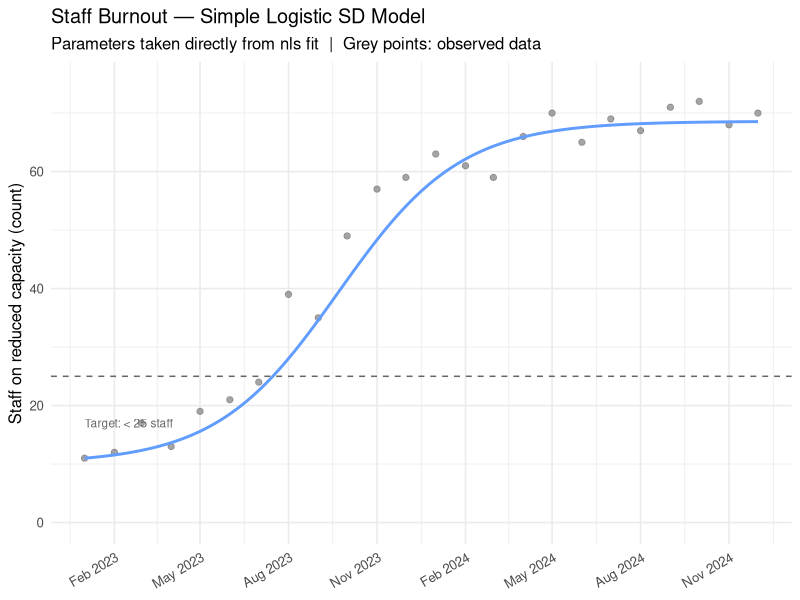
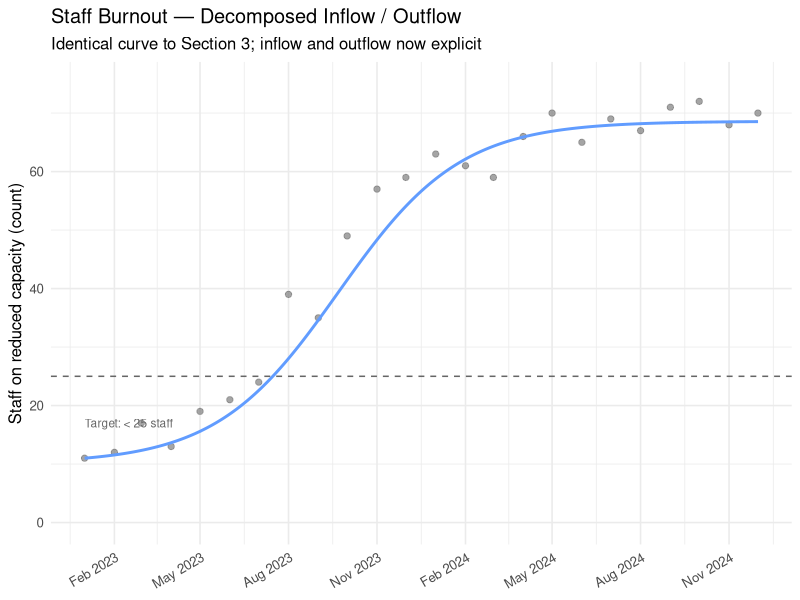
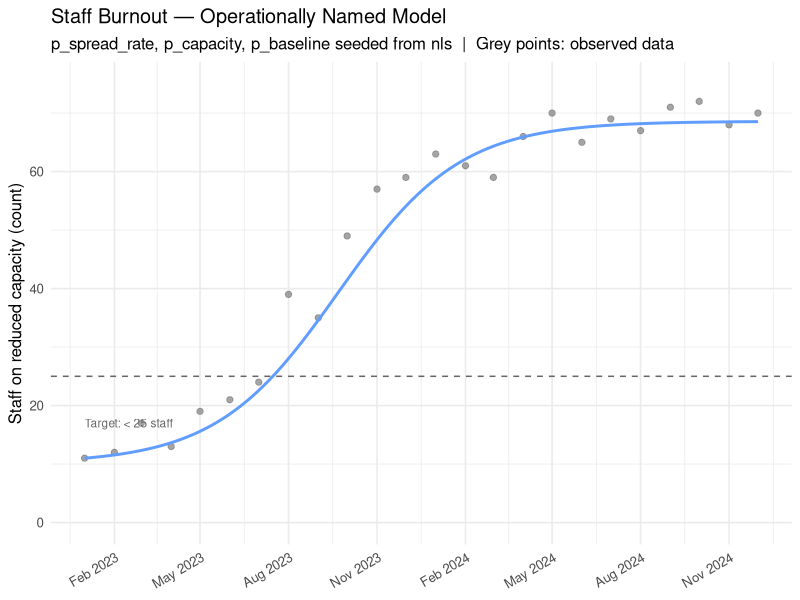
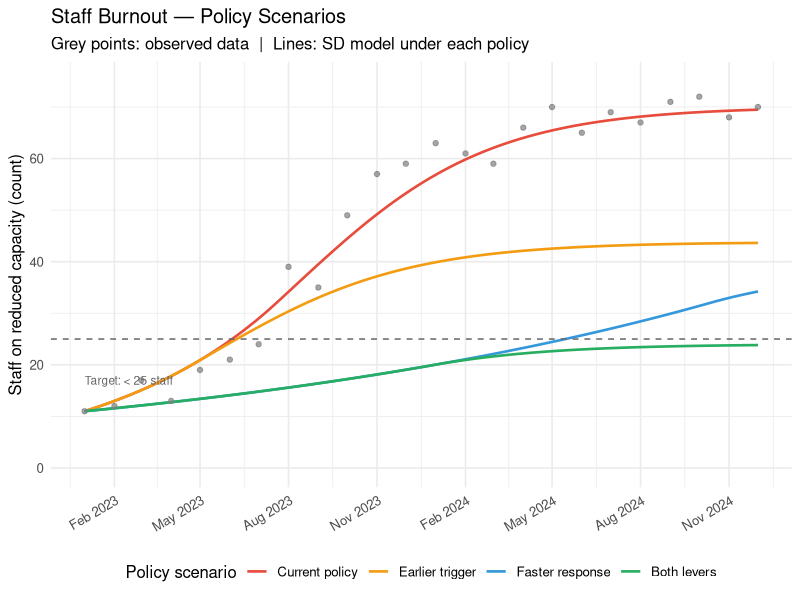
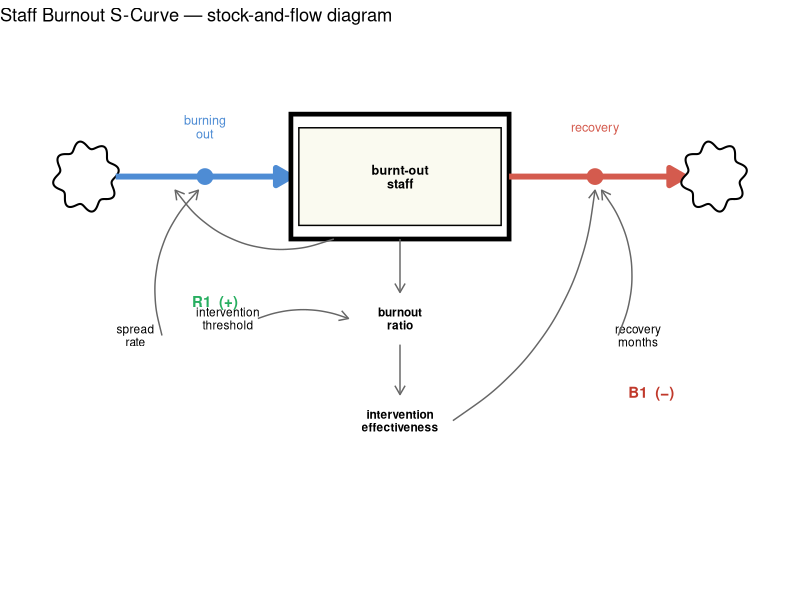

The R source for these figures, in order:
library(tidyverse)
library(deSolve)

# ── Scenario ──────────────────────────────────────────────────────────────────
#
# A technology company has undergone a round of redundancies, reducing
# headcount from 200 to 150. At the start of the observation period, 11 staff
# are already on reduced capacity due to burnout — a pre-existing condition
# made worse by the layoffs. As workload pressure mounts on the remaining team,
# burnout begins to spread.
#
# Two feedback loops drive the system:
#
#   R1 (+): Burnt-out staff reduce team capacity → remaining healthy staff
#           absorb extra workload → higher stress → more staff burn out
#
#   B1 (−): Rising burnout count → management deploys support measures
#           (contractors, reduced scope, wellness programmes) →
#           shorter effective recovery time → staff return to capacity
#
# The problem in this data:
#   - B1 kicks in too late  (management escalates only when > 32 staff affected)
#   - The resulting equilibrium is too high (~ 50 staff; target is < 25)
#
# Organisational levers:
#   (a) WHEN to trigger the support response  → B1 intervention threshold
#   (b) HOW QUICKLY support is deployed       → effective recovery time
#
# ─────────────────────────────────────────────────────────────────────────────

# ── Logistic fit summary (from part 1 — nls / SSfpl) ─────────────────────────

tibble(
  parameter = c("K — upper asymptote", "L — lower asymptote", "r (growth rate)", "t0 (inflection month)"),
  value     = c(68.6, 10.1, 0.480, 8.8)
) |> print()

raw_data <- tribble(
  ~period,   ~burnt_out_staff,
  "Jan-23",  11,
  "Feb-23",  12,
  "Mar-23",  17,
  "Apr-23",  13,
  "May-23",  19,
  "Jun-23",  21,
  "Jul-23",  24,
  "Aug-23",  39,
  "Sep-23",  35,
  "Oct-23",  49,
  "Nov-23",  57,
  "Dec-23",  59,
  "Jan-24",  63,
  "Feb-24",  61,
  "Mar-24",  59,
  "Apr-24",  66,
  "May-24",  70,
  "Jun-24",  65,
  "Jul-24",  69,
  "Aug-24",  67,
  "Sep-24",  71,
  "Oct-24",  72,
  "Nov-24",  68,
  "Dec-24",  70
)

print(raw_data)

# ── Step 2: Reshape to tidy format ────────────────────────────────────────────

tidy_data <- raw_data |>
  mutate(date = as.Date(paste0("01-", period), format = "%d-%b-%y")) |>
  arrange(date) |>
  mutate(t = row_number())

# ------------------------------------------------------------------------------
# SECTION 3: simple logistic SD model from nls parameters
# ------------------------------------------------------------------------------

# The nls fit gives us K, L, r, and t0 directly. The ODE that produces the
# same S-shaped trajectory is just the logistic growth equation:
#
#   ds/dt = r * (s − L) * (1 − (s − L) / (K − L))
#
# (s − L) is how far above the baseline the stock currently sits.
# (1 − (s − L)/(K − L)) is how much room is left before the ceiling K.
# When s is near L the second term ≈ 1 and growth is near-exponential.
# When s approaches K the second term → 0 and growth halts.
#
# No auxiliary variables, no threshold logic — just the three nls parameters
# plugged straight into one net-flow formula.

p_K <- 68.6
p_L <- 10.1
p_r <- 0.480

logistic_model <- function(time, stocks, params) {
  with(as.list(c(stocks, params)), {
    f_net <- p_r * (s_burnt_out - p_L) * (1 - (s_burnt_out - p_L) / (p_K - p_L))
    list(c(f_net))
  })
}

sim_logistic <- ode(
  y      = c(s_burnt_out = 11),
  times  = seq(1, 24, by = 0.1),
  parms  = c(p_K = p_K, p_L = p_L, p_r = p_r),
  func   = logistic_model,
  method = "rk4"
) |>
  as_tibble() |>
  mutate(
    time        = as.numeric(time),
    s_burnt_out = as.numeric(s_burnt_out),
    date        = as.Date("2023-01-01") + (time - 1) * 30.44
  )

ggplot() +
  geom_point(data = tidy_data,
             aes(x = date, y = burnt_out_staff),
             colour = "grey50", size = 1.8, alpha = 0.7) +
  geom_line(data = sim_logistic,
            aes(x = date, y = s_burnt_out),
            colour = "#619CFF", linewidth = 1.0) +
  geom_hline(yintercept = 25, linetype = "dashed",
             colour = "grey40", linewidth = 0.5) +
  annotate("text", x = as.Date("2023-01-01"), y = 17,
           label = "Target: < 25 staff", colour = "grey40",
           size = 3, hjust = 0) +
  scale_y_continuous(limits = c(0, 75)) +
  scale_x_date(date_labels = "%b %Y", date_breaks = "3 months") +
  labs(
    title    = "Staff Burnout — Simple Logistic SD Model",
    subtitle = "Parameters taken directly from nls fit  |  Grey points: observed data",
    x        = NULL,
    y        = "Staff on reduced capacity (count)"
  ) +
  theme_minimal(base_size = 12) +
  theme(axis.text.x = element_text(angle = 30, hjust = 1))


# ------------------------------------------------------------------------------
# SECTION 3a: decompose the net flow into explicit inflow and outflow
# ------------------------------------------------------------------------------

# Expanding r*(s−L)*(1−(s−L)/(K−L)) algebraically gives two terms:
#
#   f_in  = r * (s − L)              ← R1: contagion scales with active burnout
#   f_out = r * (s − L)² / (K − L)  ← B1: recovery drag grows as capacity fills
#
# The curve is identical to Section 3 — only the structure is now visible.
# Both flows share r, so the spread rate cancels at equilibrium:
#   setting f_in = f_out → s* = L + (K − L) = K
# The equilibrium is determined purely by K and L, not by r.
# r controls only the speed of approach, not where the system ends up.

logistic_decomposed <- function(time, stocks, params) {
  with(as.list(c(stocks, params)), {
    f_in  <- p_r * (s_burnt_out - p_L)
    f_out <- p_r * (s_burnt_out - p_L)^2 / (p_K - p_L)
    list(c(f_in - f_out), inflow = f_in, outflow = f_out)
  })
}

sim_decomposed <- ode(
  y      = c(s_burnt_out = 11),
  times  = seq(1, 24, by = 0.1),
  parms  = c(p_K = p_K, p_L = p_L, p_r = p_r),
  func   = logistic_decomposed,
  method = "rk4"
) |>
  as_tibble() |>
  mutate(
    time        = as.numeric(time),
    s_burnt_out = as.numeric(s_burnt_out),
    date        = as.Date("2023-01-01") + (time - 1) * 30.44
  )

ggplot() +
  geom_point(data = tidy_data,
             aes(x = date, y = burnt_out_staff),
             colour = "grey50", size = 1.8, alpha = 0.7) +
  geom_line(data = sim_decomposed,
            aes(x = date, y = s_burnt_out),
            colour = "#619CFF", linewidth = 1.0) +
  geom_hline(yintercept = 25, linetype = "dashed",
             colour = "grey40", linewidth = 0.5) +
  annotate("text", x = as.Date("2023-01-01"), y = 17,
           label = "Target: < 25 staff", colour = "grey40",
           size = 3, hjust = 0) +
  scale_y_continuous(limits = c(0, 75)) +
  scale_x_date(date_labels = "%b %Y", date_breaks = "3 months") +
  labs(
    title    = "Staff Burnout — Decomposed Inflow / Outflow",
    subtitle = "Identical curve to Section 3; inflow and outflow now explicit",
    x        = NULL,
    y        = "Staff on reduced capacity (count)"
  ) +
  theme_minimal(base_size = 12) +
  theme(axis.text.x = element_text(angle = 30, hjust = 1))


# ------------------------------------------------------------------------------
# SECTION 3b: rename flows and parameters to operational language
# ------------------------------------------------------------------------------

# Same model as 3a with organisational names:
#
#   r       → p_spread_rate   monthly rate at which burnout spreads through the team
#   K − L   → p_capacity      how many additional staff can be affected before
#                              density-dependent recovery arrests further growth
#   L       → p_baseline      pre-existing burnout at the start of observation
#
# Seeded from nls:
#   p_spread_rate = r         = 0.480
#   p_capacity    = K − L     = 68.6 − 10.1 = 58.5
#   p_baseline    = L         = 10.1
#
# Equilibrium: s* = p_baseline + p_capacity = 10.1 + 58.5 = 68.6
# To reach target K < 25, management would need p_capacity < 14.9 —
# a 75% reduction. That motivates the richer threshold model in Section 4,
# which gives independent levers on both the speed and the ceiling.

model_burnout_simple <- function(time, stocks, params) {
  with(as.list(c(stocks, params)), {
    f_burning_out <- p_spread_rate * (s_burnt_out - p_baseline)
    f_recovering  <- p_spread_rate * (s_burnt_out - p_baseline)^2 / p_capacity
    list(c(f_burning_out - f_recovering),
         burning_out = f_burning_out,
         recovering  = f_recovering)
  })
}

sim_simple <- ode(
  y      = c(s_burnt_out = 11),
  times  = seq(1, 24, by = 0.1),
  parms  = c(p_spread_rate = 0.480, p_capacity = 58.5, p_baseline = 10.1),
  func   = model_burnout_simple,
  method = "rk4"
) |>
  as_tibble() |>
  mutate(
    time        = as.numeric(time),
    s_burnt_out = as.numeric(s_burnt_out),
    date        = as.Date("2023-01-01") + (time - 1) * 30.44
  )

ggplot() +
  geom_point(data = tidy_data,
             aes(x = date, y = burnt_out_staff),
             colour = "grey50", size = 1.8, alpha = 0.7) +
  geom_line(data = sim_simple,
            aes(x = date, y = s_burnt_out),
            colour = "#619CFF", linewidth = 1.0) +
  geom_hline(yintercept = 25, linetype = "dashed",
             colour = "grey40", linewidth = 0.5) +
  annotate("text", x = as.Date("2023-01-01"), y = 17,
           label = "Target: < 25 staff", colour = "grey40",
           size = 3, hjust = 0) +
  scale_y_continuous(limits = c(0, 75)) +
  scale_x_date(date_labels = "%b %Y", date_breaks = "3 months") +
  labs(
    title    = "Staff Burnout — Operationally Named Model",
    subtitle = "p_spread_rate, p_capacity, p_baseline seeded from nls  |  Grey points: observed data",
    x        = NULL,
    y        = "Staff on reduced capacity (count)"
  ) +
  theme_minimal(base_size = 12) +
  theme(axis.text.x = element_text(angle = 30, hjust = 1))


# ------------------------------------------------------------------------------
# SECTION 4: SD model with policy and operational levers
# ------------------------------------------------------------------------------

# ── Structure ─────────────────────────────────────────────────────────────────
#
# One stock: s_burnt_out_staff
#
#   f_burning_out  [R1, +]
#     Stress contagion: each burnt-out person reduces team capacity, loading
#     extra pressure onto healthy colleagues and accelerating further burnout.
#
#   f_recovery     [B1, −]
#     Management support: once the count exceeds the intervention threshold,
#     leadership brings in additional resource — shortening the effective
#     recovery window. Mirrors c_policy_effectiveness from tut-09-outline.
#
# ── Implied equilibrium ───────────────────────────────────────────────────────
#   K = p_intervention_threshold × p_spread_rate × p_recovery_months
#
# ── Levers ────────────────────────────────────────────────────────────────────
#   p_intervention_threshold  — staff count that triggers escalated support
#   p_recovery_months         — baseline months to return to capacity

model_burnout <- function(time, stocks, params) {
  with(as.list(c(stocks, params)), {
    
    c_intervention_effectiveness <- min(
      p_intervention_threshold / max(s_burnt_out_staff, 0.001), 1
    )
    
    # R1: stress contagion spreads burnout through the team
    f_burning_out <- s_burnt_out_staff * p_spread_rate
    
    # B1: management support; effective recovery window contracts above threshold
    f_recovery <- s_burnt_out_staff /
      (p_recovery_months * c_intervention_effectiveness)
    
    ds_burnt_out_staff_dt <- f_burning_out - f_recovery
    
    return(list(
      c(ds_burnt_out_staff_dt),
      burning_out                = f_burning_out,
      recovery                   = f_recovery,
      intervention_effectiveness = c_intervention_effectiveness
    ))
  })
}

# ── Scenarios ─────────────────────────────────────────────────────────────────
# Implied K = p_intervention_threshold × p_spread_rate × p_recovery_months

scenarios <- list(
  `Current policy`  = c(p_spread_rate = 0.30, p_recovery_months = 7.3, p_intervention_threshold = 32),
  `Earlier trigger` = c(p_spread_rate = 0.30, p_recovery_months = 7.3, p_intervention_threshold = 20),
  `Faster response` = c(p_spread_rate = 0.30, p_recovery_months = 4.0, p_intervention_threshold = 32),
  `Both levers`     = c(p_spread_rate = 0.30, p_recovery_months = 4.0, p_intervention_threshold = 20)
)

stocks      <- c(s_burnt_out_staff = 11)
sim_time    <- seq(1, 24, by = 0.1)
origin_date <- as.Date("2023-01-01")

sim_results <- imap_dfr(scenarios, function(params, label) {
  ode(y = stocks, times = sim_time, func = model_burnout,
      parms = params, method = "rk4") |>
    as_tibble() |>
    transmute(
      scenario        = label,
      time            = as.numeric(time),
      date            = origin_date + (time - 1) * 30.44,
      burnt_out_staff = as.numeric(s_burnt_out_staff)
    )
}) |>
  mutate(scenario = factor(scenario, levels = names(scenarios)))

sim_results |>
  group_by(scenario) |>
  filter(time == max(time)) |>
  transmute(scenario, equilibrium_count = round(burnt_out_staff, 1)) |>
  print()

ggplot(sim_results, aes(x = date, y = burnt_out_staff, colour = scenario)) +
  geom_line(linewidth = 0.9) +
  geom_point(
    data = tidy_data,
    aes(x = date, y = burnt_out_staff),
    colour = "grey50", size = 1.5, alpha = 0.7, inherit.aes = FALSE
  ) +
  geom_hline(yintercept = 25, linetype = "dashed",
             colour = "grey40", linewidth = 0.5) +
  annotate("text", x = origin_date, y = 17,
           label = "Target: < 25 staff", colour = "grey40",
           size = 3, hjust = 0) +
  scale_y_continuous(limits = c(0, 75)) +
  scale_x_date(date_labels = "%b %Y", date_breaks = "3 months") +
  scale_colour_manual(values = c(
    "Current policy"  = "#E74C3C",
    "Earlier trigger" = "#F39C12",
    "Faster response" = "#3498DB",
    "Both levers"     = "#27AE60"
  )) +
  labs(
    title    = "Staff Burnout — Policy Scenarios",
    subtitle = "Grey points: observed data  |  Lines: SD model under each policy",
    x        = NULL,
    y        = "Staff on reduced capacity (count)",
    colour   = "Policy scenario"
  ) +
  theme_minimal(base_size = 12) +
  theme(
    legend.position = "bottom",
    axis.text.x     = element_text(angle = 30, hjust = 1)
  )

# ── Equilibrium by scenario ───────────────────────────────────────────────────
#
#   Scenario          K (implied)   Equilibrium (simulated)
#   ──────────────────────────────────────────────────────────────────────
#   Current policy      70.1            ~ 70       above target  (matches K_hat)
#   Earlier trigger     43.8            ~ 44       above target
#   Faster response     38.4            ~ 38       above target
#   Both levers         24.0            ~ 24       below target of 25 ✓
#
# Note on the "Faster response" lever: p_recovery_months cannot be reduced
# below 1/p_spread_rate (= 3.33 months) without making the net flow negative
# even below the intervention threshold — the spread rate must dominate
# naturally for the S-curve to form. Reducing from 7.3 → 4.0 months
# represents a significant but achievable improvement through contractor
# resource, occupational health support, and flexible working arrangements.
#
# Neither single lever reaches the target of 25. Only pulling both together
# brings the equilibrium below it, demonstrating that the burnout trajectory
# is a structural problem encoded in how late and how weakly the organisation
# responds — not an unavoidable consequence of the redundancies.


# ── Stock-and-flow diagram ────────────────────────────────────────────────────

make_cloud <- function(cx, cy, w = 0.45, h = 0.28) {
  theta <- seq(0, 2 * pi, length.out = 200)
  bump  <- 1 + 0.12 * sin(8 * theta)
  tibble(x = cx + w * bump * cos(theta), y = cy + h * bump * sin(theta))
}

flow_arrow <- arrow(length = unit(0.44, "cm"), type = "closed")
info_arrow <- arrow(length = unit(0.26, "cm"), type = "open")

burning_valve_x <- 2.55
burning_valve_y <- 4.0
recovery_valve_x  <- 8.45
recovery_valve_y  <- 4.0

ggplot() +
  # Source cloud
  geom_polygon(data = make_cloud(0.75, burning_valve_y), aes(x, y),
               fill = "white", colour = "black", linewidth = 0.7) +
  # Burning out — inflow (R1)
  annotate("segment", x = 1.2, xend = 3.85,
           y = burning_valve_y, yend = burning_valve_y,
           linewidth = 2, colour = "#4e8cd4", arrow = flow_arrow) +
  annotate("point", x = burning_valve_x, y = burning_valve_y,
           size = 5, colour = "#4e8cd4") +
  annotate("text", x = burning_valve_x, y = 4.44,
           label = "burning\nout", size = 3.2, colour = "#4e8cd4",
           lineheight = 0.9) +
  # Stock
  annotate("rect", xmin = 3.85, xmax = 7.15, ymin = 3.45, ymax = 4.55,
           fill = "white", colour = "black", linewidth = 1.6) +
  annotate("rect", xmin = 3.97, xmax = 7.03, ymin = 3.57, ymax = 4.43,
           fill = "#fafaf0", colour = "black", linewidth = 0.5) +
  annotate("text", x = 5.5, y = 4.0, label = "burnt-out\nstaff",
           size = 3.2, fontface = "bold", lineheight = 0.9) +
  # Recovery — outflow (B1)
  annotate("segment", x = 7.15, xend = 9.8,
           y = recovery_valve_y, yend = recovery_valve_y,
           linewidth = 2, colour = "#d45b4e", arrow = flow_arrow) +
  annotate("point", x = recovery_valve_x, y = recovery_valve_y,
           size = 5, colour = "#d45b4e") +
  annotate("text", x = recovery_valve_x, y = 4.44,
           label = "recovery", size = 3.2, colour = "#d45b4e",
           lineheight = 0.9) +
  # Sink cloud
  geom_polygon(data = make_cloud(10.25, recovery_valve_y), aes(x, y),
               fill = "white", colour = "black", linewidth = 0.7) +
  
  # Auxiliary chain (bold — calculated converters)
  annotate("text", x = 5.5, y = 2.75, label = "burnout\nratio",
           size = 3.0, fontface = "bold", lineheight = 0.9) +
  annotate("text", x = 5.5, y = 1.85, label = "intervention\neffectiveness",
           size = 3.0, fontface = "bold", lineheight = 0.9) +
  
  # Parameters (plain text)
  annotate("text", x = 1.5,  y = 2.6,  label = "spread\nrate",
           size = 3.0, lineheight = 0.9) +
  annotate("text", x = 9.1,  y = 2.6,  label = "recovery\nmonths",
           size = 3.0, lineheight = 0.9) +
  annotate("text", x = 2.9,  y = 2.75, label = "intervention\nthreshold",
           size = 3.0, lineheight = 0.9) +
  
  # Info: vertical chain — stock ↓ burnout ratio ↓ intervention effectiveness
  annotate("segment", x = 5.5, xend = 5.5, y = 3.45, yend = 2.98,
           colour = "grey40", linewidth = 0.5, arrow = info_arrow) +
  annotate("segment", x = 5.5, xend = 5.5, y = 2.52, yend = 2.08,
           colour = "grey40", linewidth = 0.5, arrow = info_arrow) +
  
  # Info: intervention threshold → burnout ratio
  geom_curve(
    data = data.frame(x = 3.35, y = 2.75, xend = 4.72, yend = 2.75),
    aes(x = x, y = y, xend = xend, yend = yend),
    curvature = -0.2, colour = "grey40", linewidth = 0.5, arrow = info_arrow
  ) +
  # Info: intervention effectiveness → recovery valve (B1)
  geom_curve(
    data = data.frame(x = 6.3, y = 1.85,
                      xend = recovery_valve_x, yend = recovery_valve_y - 0.12),
    aes(x = x, y = y, xend = xend, yend = yend),
    curvature = 0.25, colour = "grey40", linewidth = 0.5, arrow = info_arrow
  ) +
  # Info: stock → burning-out valve (R1 reinforcing loop)
  geom_curve(
    data = data.frame(x = 4.5, y = 3.45,
                      xend = 2.1, yend = burning_valve_y - 0.12),
    aes(x = x, y = y, xend = xend, yend = yend),
    curvature = -0.38, colour = "grey40", linewidth = 0.5, arrow = info_arrow
  ) +
  # Info: spread rate → burning-out valve
  geom_curve(
    data = data.frame(x = 1.9, y = 2.6,
                      xend = burning_valve_x - 0.1, yend = burning_valve_y - 0.12),
    aes(x = x, y = y, xend = xend, yend = yend),
    curvature = -0.3, colour = "grey40", linewidth = 0.5, arrow = info_arrow
  ) +
  # Info: recovery months → recovery valve
  geom_curve(
    data = data.frame(x = 8.8, y = 2.6,
                      xend = recovery_valve_x + 0.1, yend = recovery_valve_y - 0.12),
    aes(x = x, y = y, xend = xend, yend = yend),
    curvature = 0.3, colour = "grey40", linewidth = 0.5, arrow = info_arrow
  ) +
  
  # Loop labels
  annotate("text", x = 2.7, y = 2.9, label = "R1  (+)", size = 3.8,
           colour = "#27ae60", fontface = "bold") +
  annotate("text", x = 9.3, y = 2.1, label = "B1  (−)", size = 3.8,
           colour = "#c0392b", fontface = "bold") +
  theme_void() +
  coord_cartesian(xlim = c(0, 11), ylim = c(0.5, 5.1)) +
  labs(title = "Staff Burnout S-Curve — stock-and-flow diagram")
